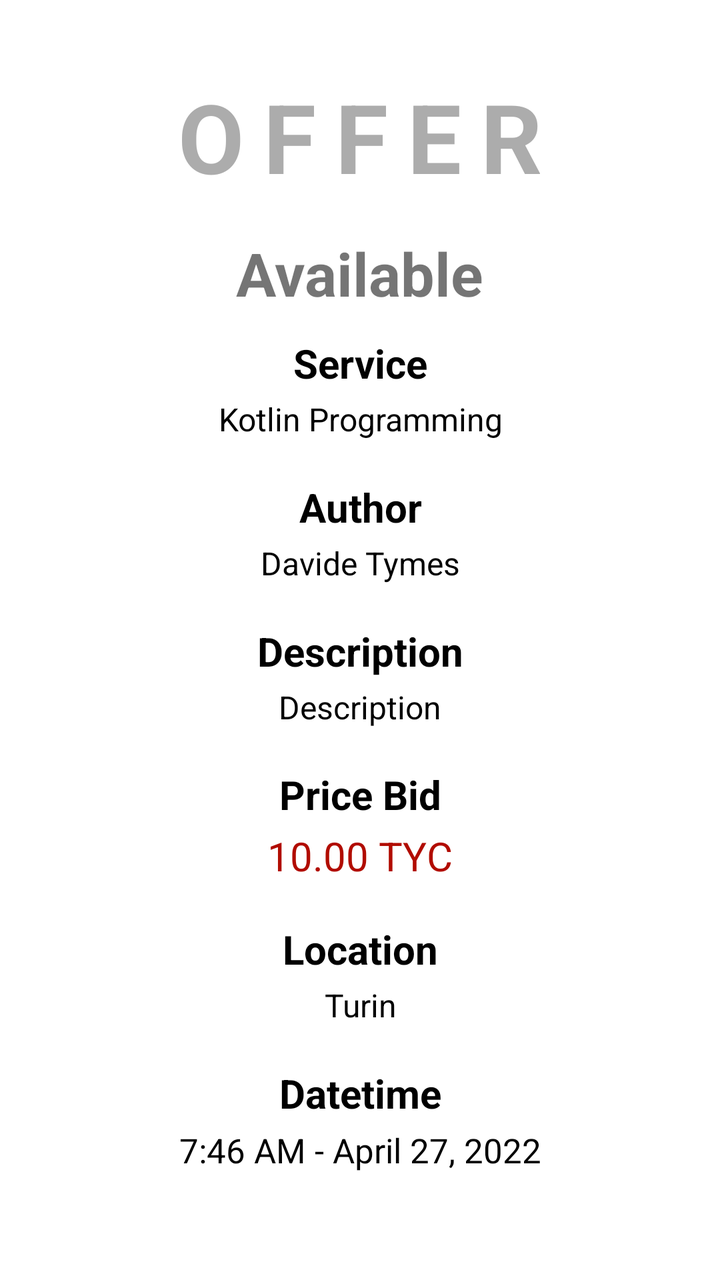
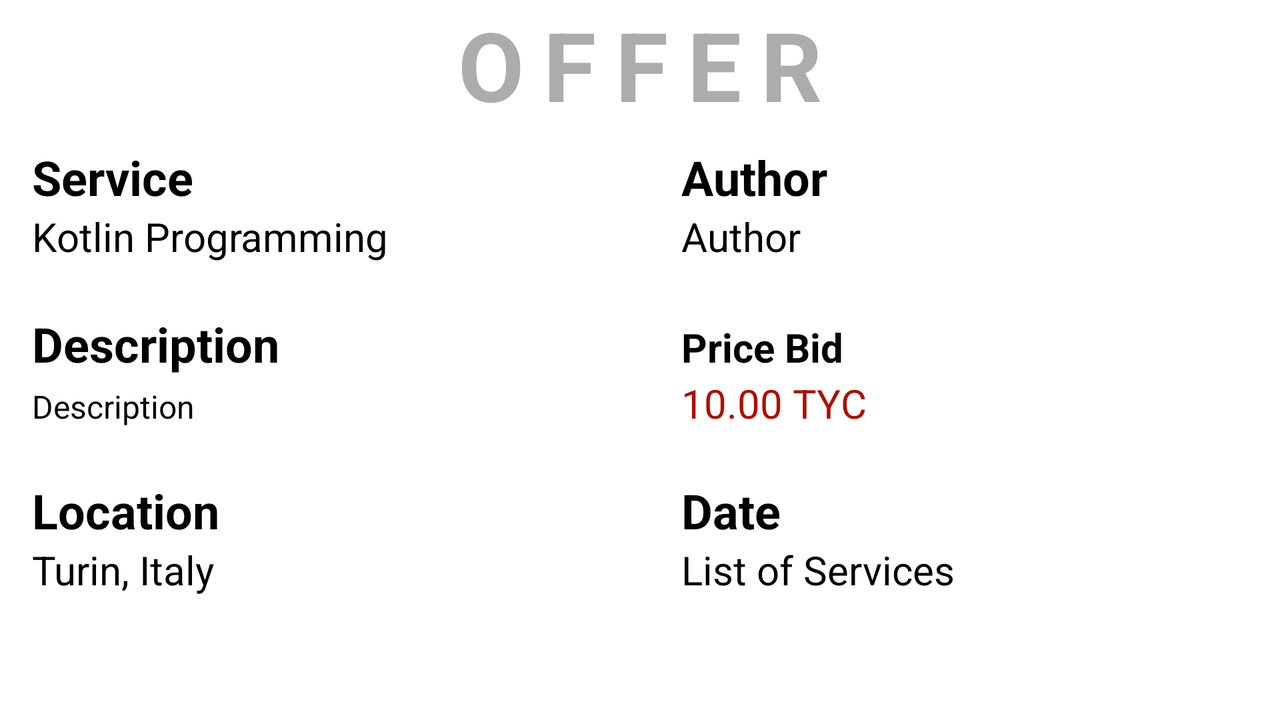

An Android layout and its configuration variant, each rendered on a device that would load it. The default file and the variant file are quoted in full after the pictures.
<!-- AndroidManifest.xml: application theme Theme.Tymes -->
<!-- res/layout/fragment_time_slot_details.xml -->
<?xml version="1.0" encoding="utf-8"?>
<FrameLayout xmlns:android="http://schemas.android.com/apk/res/android"
    xmlns:app="http://schemas.android.com/apk/res-auto"
    xmlns:tools="http://schemas.android.com/tools"
    android:layout_width="match_parent"
    android:layout_height="match_parent"
    tools:context=".TimeSlotDetailsFragment"
    android:theme="@style/Theme.Tymes">

    <androidx.constraintlayout.widget.ConstraintLayout
        android:layout_width="match_parent"
        android:layout_height="match_parent"
        tools:layout_editor_absoluteX="0dp"
        tools:layout_editor_absoluteY="51dp">



        <TextView
            android:id="@+id/ad_type"
            android:layout_width="wrap_content"
            android:layout_height="wrap_content"
            android:layout_marginTop="36dp"
            android:gravity="center"
            android:letterSpacing="0.2"
            android:text="OFFER"
            android:textColor="@color/grey"
            android:textSize="48dp"
            android:textStyle="bold"
            app:layout_constraintEnd_toEndOf="parent"
            app:layout_constraintStart_toStartOf="parent"
            app:layout_constraintTop_toTopOf="parent" />

        <TextView
            android:id="@+id/ad_availability"
            android:layout_width="wrap_content"
            android:layout_height="wrap_content"
            android:layout_marginTop="16dp"
            android:text="Available"
            android:textSize="30sp"
            android:textStyle="bold"
            app:layout_constraintEnd_toEndOf="parent"
            app:layout_constraintStart_toStartOf="parent"
            app:layout_constraintTop_toBottomOf="@+id/ad_type" />

        <Button
            android:id="@+id/btn_rating"
            android:layout_width="wrap_content"
            android:layout_height="wrap_content"
            android:text="Give Rating!"
            android:visibility="gone"
            android:layout_marginVertical="5dp"
            app:layout_constraintTop_toBottomOf="@id/ad_availability"
            app:layout_constraintStart_toStartOf="parent"
            app:layout_constraintEnd_toEndOf="parent"/>
        <TextView
            android:id="@+id/ad_skill_const"
            android:layout_width="wrap_content"
            android:layout_height="wrap_content"
            android:layout_marginTop="64dp"
            android:gravity="center"
            android:text="Service"
            android:textColor="@color/black"
            android:textSize="20sp"
            android:textStyle="bold"
            app:layout_constraintBottom_toTopOf="@+id/ad_skill"
            app:layout_constraintEnd_toEndOf="parent"
            app:layout_constraintStart_toStartOf="parent"
            app:layout_constraintTop_toBottomOf="@+id/ad_type" />

        <TextView
            android:id="@+id/ad_skill"
            android:layout_width="wrap_content"
            android:layout_height="wrap_content"
            android:layout_marginBottom="8dp"
            android:gravity="center"
            android:justificationMode="inter_word"
            android:text="Kotlin Programming"
            android:textColor="@color/black"
            android:textSize="16sp"
            app:layout_constraintBottom_toTopOf="@+id/ad_author_const"
            app:layout_constraintEnd_toEndOf="parent"
            app:layout_constraintStart_toStartOf="parent"
            app:layout_constraintTop_toBottomOf="@+id/ad_skill_const" />

        <TextView
            android:id="@+id/ad_author_const"
            android:layout_width="wrap_content"
            android:layout_height="wrap_content"
            android:layout_marginTop="8dp"
            android:gravity="center"
            android:text="Author"
            android:textColor="@color/black"
            android:textSize="20sp"
            android:textStyle="bold"
            app:layout_constraintBottom_toTopOf="@+id/ad_author"
            app:layout_constraintEnd_toEndOf="parent"
            app:layout_constraintStart_toStartOf="parent"
            app:layout_constraintTop_toBottomOf="@+id/ad_skill" />

        <TextView
            android:id="@+id/ad_author"
            android:layout_width="wrap_content"
            android:layout_height="wrap_content"
            android:layout_marginBottom="8dp"
            android:gravity="center"
            android:justificationMode="inter_word"
            android:text="Davide Tymes"
            android:textColor="@color/black"
            android:textSize="16sp"
            app:layout_constraintBottom_toTopOf="@+id/ad_description_const"
            app:layout_constraintEnd_toEndOf="parent"
            app:layout_constraintStart_toStartOf="parent"
            app:layout_constraintTop_toBottomOf="@+id/ad_author_const" />

        <TextView
            android:id="@+id/ad_description_const"
            android:layout_width="wrap_content"
            android:layout_height="wrap_content"
            android:layout_marginTop="8dp"
            android:gravity="center"
            android:text="Description"
            android:textColor="@color/black"
            android:textSize="20sp"
            android:textStyle="bold"
            app:layout_constraintBottom_toTopOf="@+id/ad_description"
            app:layout_constraintEnd_toEndOf="parent"
            app:layout_constraintStart_toStartOf="parent"
            app:layout_constraintTop_toBottomOf="@+id/ad_author" />


        <TextView
            android:id="@+id/ad_description"
            android:layout_width="wrap_content"
            android:layout_height="wrap_content"
            android:layout_marginBottom="8dp"
            android:gravity="center"
            android:justificationMode="inter_word"
            android:text="Description"
            android:textColor="@color/black"
            android:textSize="16sp"
            app:layout_constraintBottom_toTopOf="@+id/ad_price_const"
            app:layout_constraintEnd_toEndOf="parent"
            app:layout_constraintStart_toStartOf="parent"
            app:layout_constraintTop_toBottomOf="@+id/ad_description_const" />

        <TextView
            android:id="@+id/ad_price_const"
            android:layout_width="wrap_content"
            android:layout_height="wrap_content"
            android:layout_marginTop="8dp"
            android:text="Price Bid"
            android:textColor="@color/black"
            android:textSize="20sp"
            android:textStyle="bold"
            app:layout_constraintBottom_toTopOf="@+id/ad_price"
            app:layout_constraintEnd_toEndOf="parent"
            app:layout_constraintStart_toStartOf="parent"
            app:layout_constraintTop_toBottomOf="@+id/ad_description" />

        <TextView
            android:id="@+id/ad_price"
            android:layout_width="wrap_content"
            android:layout_height="wrap_content"
            android:layout_marginBottom="8dp"
            android:text="10.00 TYC"
            android:textColor="@color/dark_red"
            android:textSize="20sp"
            app:layout_constraintBottom_toTopOf="@+id/ad_location_const"
            app:layout_constraintEnd_toEndOf="parent"
            app:layout_constraintStart_toStartOf="parent"
            app:layout_constraintTop_toBottomOf="@+id/ad_price_const" />

        <TextView
            android:id="@+id/ad_location_const"
            android:layout_width="wrap_content"
            android:layout_height="wrap_content"
            android:layout_marginTop="8dp"
            android:gravity="center"
            android:justificationMode="inter_word"
            android:text="Location"
            android:textColor="@color/black"
            android:textSize="20sp"
            android:textStyle="bold"
            app:layout_constraintBottom_toTopOf="@+id/ad_location"
            app:layout_constraintEnd_toEndOf="parent"
            app:layout_constraintStart_toStartOf="parent"
            app:layout_constraintTop_toBottomOf="@+id/ad_price" />

        <TextView
            android:id="@+id/ad_location"
            android:layout_width="wrap_content"
            android:layout_height="wrap_content"
            android:layout_marginBottom="8dp"
            android:gravity="center"
            android:justificationMode="inter_word"
            android:text="Turin"
            android:textColor="@color/black"
            android:textSize="16sp"
            app:layout_constraintBottom_toTopOf="@+id/ad_date_const"
            app:layout_constraintEnd_toEndOf="parent"
            app:layout_constraintStart_toStartOf="parent"
            app:layout_constraintTop_toBottomOf="@+id/ad_location_const" />

        <TextView
            android:id="@+id/ad_date_const"
            android:layout_width="wrap_content"
            android:layout_height="wrap_content"
            android:layout_marginTop="8dp"
            android:text="Datetime"
            android:textColor="@color/black"
            android:textSize="20sp"
            android:textStyle="bold"
            app:layout_constraintBottom_toTopOf="@+id/ad_date"
            app:layout_constraintEnd_toEndOf="parent"
            app:layout_constraintStart_toStartOf="parent"
            app:layout_constraintTop_toBottomOf="@+id/ad_location" />

        <TextView
            android:id="@+id/ad_date"
            android:layout_width="wrap_content"
            android:layout_height="wrap_content"
            android:layout_marginBottom="50dp"
            android:text="7:46 AM - April 27, 2022"
            android:textColor="@color/black"
            android:textSize="17sp"
            app:layout_constraintBottom_toBottomOf="parent"
            app:layout_constraintEnd_toEndOf="parent"
            app:layout_constraintStart_toStartOf="parent"
            app:layout_constraintTop_toBottomOf="@+id/ad_date_const" />


    </androidx.constraintlayout.widget.ConstraintLayout>

</FrameLayout>
<!-- resources referenced by this layout -->
<resources>
  <color name="black">#FF000000</color>
  <color name="dark_red">#B10C00</color>
  <color name="grey">#ACACAC</color>
  <style name="Theme.Tymes" parent="Theme.MaterialComponents.DayNight.DarkActionBar">
          
          <item name="colorPrimary">@color/grey_appbar</item>
          <item name="colorPrimaryVariant">@color/purple_700</item>
          <item name="colorOnPrimary">@color/white</item>
          
          <item name="colorSecondary">@color/teal_200</item>
          <item name="colorSecondaryVariant">@color/teal_700</item>
          <item name="colorOnSecondary">@color/black</item>
          
          <item name="android:statusBarColor" tools:targetApi="l">?attr/colorPrimaryVariant</item>
          
      </style>
  <color name="grey_appbar">#1E1E1E</color>
  <color name="purple_700">#FF3700B3</color>
  <color name="white">#FFFFFFFF</color>
  <color name="teal_200">#FF03DAC5</color>
  <color name="teal_700">#FF018786</color>
</resources>
<!-- res/layout-land/fragment_time_slot_details.xml (the author's variant of the layout above) -->
<!-- drawn on the phone turned sideways -->
<?xml version="1.0" encoding="utf-8"?>
<androidx.constraintlayout.widget.ConstraintLayout
    xmlns:android="http://schemas.android.com/apk/res/android"
    xmlns:app="http://schemas.android.com/apk/res-auto"
    xmlns:tools="http://schemas.android.com/tools"
    android:layout_width="match_parent"
    android:layout_height="match_parent"
    tools:context=".TimeSlotDetailsFragment">


    <TextView
        android:id="@+id/ad_type"
        android:layout_width="wrap_content"
        android:layout_height="wrap_content"
        android:gravity="center"
        android:letterSpacing="0.2"
        android:text="OFFER"
        android:textColor="@color/grey"
        android:textSize="48sp"
        android:textStyle="bold"
        app:layout_constraintEnd_toEndOf="parent"
        app:layout_constraintStart_toStartOf="parent"
        app:layout_constraintTop_toTopOf="parent" />

    <TableLayout
        android:layout_width="match_parent"
        android:layout_height="wrap_content"
        android:layout_marginStart="16dp"
        android:layout_marginEnd="16dp"
        android:orientation="horizontal"
        android:stretchColumns="*"
        app:layout_constraintEnd_toEndOf="parent"
        app:layout_constraintStart_toStartOf="parent"
        app:layout_constraintTop_toBottomOf="@+id/ad_type">


        <TableRow
            android:id="@+id/row1"
            android:layout_width="fill_parent"
            android:layout_height="0dp"
            android:layout_marginTop="8dp">

            <TextView
                android:id="@+id/ad_skill_const"
                android:layout_width="wrap_content"
                android:layout_height="wrap_content"
                android:text="Service"
                android:textColor="@color/black"
                android:textSize="24sp"
                android:textStyle="bold" />


            <TextView
                android:id="@+id/ad_author_const"
                android:layout_width="wrap_content"
                android:layout_height="wrap_content"
                android:text="Author"
                android:textColor="@color/black"
                android:textSize="24sp"
                android:textStyle="bold" />

        </TableRow>

        <TableRow
            android:id="@+id/row2"
            android:layout_width="fill_parent"
            android:layout_height="0dp">

            <TextView
                android:id="@+id/ad_skill"
                android:layout_width="wrap_content"
                android:layout_height="wrap_content"

                android:justificationMode="inter_word"
                android:text="Kotlin Programming"
                android:textColor="@color/black"
                android:textSize="20sp" />

            <TextView
                android:id="@+id/ad_author"
                android:layout_width="wrap_content"
                android:layout_height="wrap_content"
                android:text="Author"
                android:textColor="@color/black"
                android:textSize="20sp"/>


        </TableRow>

        <TableRow
            android:id="@+id/row3"
            android:layout_width="fill_parent"
            android:layout_height="0dp"
            android:layout_marginTop="24dp">

            <TextView
                android:id="@+id/ad_description_const"
                android:layout_width="wrap_content"
                android:layout_height="wrap_content"
                android:text="Description"
                android:textColor="@color/black"
                android:textSize="24sp"
                android:textStyle="bold" />


            <TextView
                android:id="@+id/ad_price_const"
                android:layout_width="wrap_content"
                android:layout_height="wrap_content"
                android:text="Price Bid"
                android:textColor="@color/black"
                android:textSize="20sp"
                android:textStyle="bold" />

        </TableRow>


        <TableRow
            android:id="@+id/row4"
            android:layout_width="fill_parent"
            android:layout_height="0dp">

            <TextView
                android:id="@+id/ad_description"
                android:layout_width="wrap_content"
                android:layout_height="wrap_content"
                android:justificationMode="inter_word"
                android:text="Description"
                android:textColor="@color/black"
                android:textSize="16sp" />

            <TextView
                android:id="@+id/ad_price"
                android:layout_width="wrap_content"
                android:layout_height="wrap_content"
                android:text="10.00 TYC"
                android:textColor="@color/dark_red"
                android:textSize="20sp"/>

        </TableRow>

        <TableRow
            android:id="@+id/row5"
            android:layout_width="fill_parent"
            android:layout_height="0dp"
            android:layout_marginTop="24dp">

            <TextView
                android:id="@+id/ad_location_const"
                android:layout_width="wrap_content"
                android:layout_height="wrap_content"
                android:text="Location"
                android:textColor="@color/black"
                android:textSize="24sp"
                android:textStyle="bold" />

            <TextView
                android:id="@+id/ad_date_const"
                android:layout_width="wrap_content"
                android:layout_height="wrap_content"
                android:text="Date"
                android:textColor="@color/black"
                android:textSize="24sp"
                android:textStyle="bold"/>

        </TableRow>

        <TableRow
            android:id="@+id/row6"
            android:layout_width="fill_parent"
            android:layout_height="0dp">

            <TextView
                android:id="@+id/ad_location"
                android:layout_width="wrap_content"
                android:layout_height="wrap_content"
                android:justificationMode="inter_word"
                android:text="Turin, Italy"
                android:textColor="@color/black"
                android:textSize="20sp" />

            <TextView
                android:id="@+id/ad_date"
                android:layout_width="wrap_content"
                android:layout_height="wrap_content"
                android:text="List of Services"
                android:textColor="@color/black"
                android:textSize="20sp"/>

        </TableRow>



    </TableLayout>


</androidx.constraintlayout.widget.ConstraintLayout>
